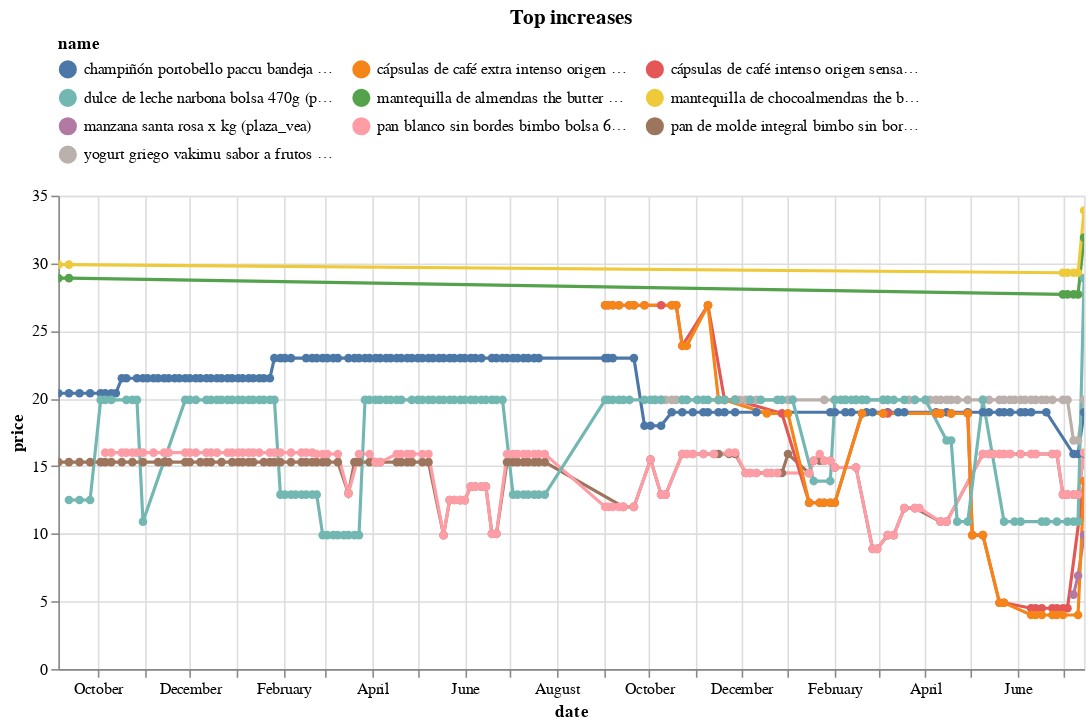

Notebook code cell kept with this figure:
### Code cell
(top_changes_abs
 .sort_values('change')
 .tail(10)
 .pipe(plot_changes, 'Top increases')
)

### Figure 1 — Vega-Lite specification as saved in the notebook (floating-point values rounded to 4 significant figures; data arrays with more than 128 entries replaced by an {"elided": "..."} marker saying what was removed)
{"config": {"view": {"continuousWidth": 300, "continuousHeight": 300}, "legend": {"columns": 3, "orient": "top"}}, "data": {"name": "data-cb49b1cb052cb351f783ca36410a764a"}, "mark": {"type": "line", "point": true}, "encoding": {"color": {"field": "name", "scale": {"domain": ["champiñón portobello paccu bandeja 500g (plaza_vea)", "cápsulas de café extra intenso origen sensations caja 16un (plaza_vea)", "cápsulas de café intenso origen sensations caja 16un (plaza_vea)", "dulce de leche narbona bolsa 470g (plaza_vea)", "mantequilla de almendras the butter factory frasco 200g (plaza_vea)", "mantequilla de chocoalmendras the butter factory frasco 200g (plaza_vea)", "manzana santa rosa x kg (plaza_vea)", "pan blanco sin bordes bimbo bolsa 650g (plaza_vea)", "pan de molde integral bimbo sin bordes bolsa 650g (plaza_vea)", "yogurt griego vakimu sabor a frutos del arándanos y guanábana botella 160g paquete 4un (plaza_vea)"]}, "type": "nominal"}, "tooltip": [{"field": "name", "type": "nominal"}, {"field": "price", "type": "quantitative"}, {"field": "last_price", "type": "quantitative"}], "x": {"field": "date", "type": "temporal"}, "y": {"field": "price", "type": "quantitative"}}, "params": [{"name": "param_11", "select": {"type": "point", "fields": ["name"]}, "bind": "legend"}, {"name": "param_12", "select": {"type": "interval", "encodings": ["x", "y"]}, "bind": "scales"}], "title": "Top increases", "transform": [{"filter": {"param": "param_11"}}], "width": 650, "$schema": "https://vega.github.io/schema/vega-lite/v5.17.0.json", "datasets": {"data-cb49b1cb052cb351f783ca36410a764a": {"elided": "635 records"}}}
